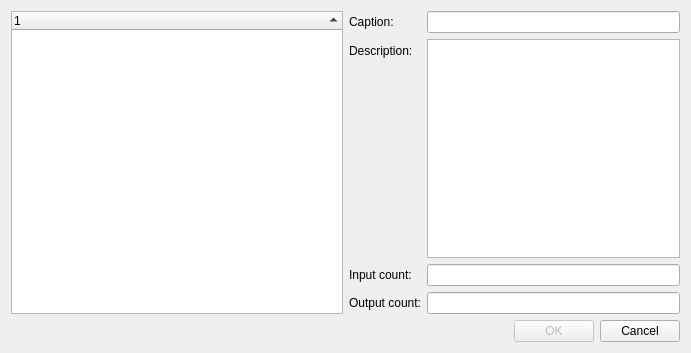
<?xml version="1.0" encoding="UTF-8"?>
<ui version="4.0">
 <class>ChooseAfbDialog</class>
 <widget class="QDialog" name="ChooseAfbDialog">
  <property name="geometry">
   <rect>
    <x>0</x>
    <y>0</y>
    <width>691</width>
    <height>353</height>
   </rect>
  </property>
  <property name="windowTitle">
   <string>Choose AFB element</string>
  </property>
  <layout class="QGridLayout" name="gridLayout">
   <item row="1" column="0">
    <layout class="QHBoxLayout" name="horizontalLayout_3">
     <item>
      <spacer name="horizontalSpacer">
       <property name="orientation">
        <enum>Qt::Horizontal</enum>
       </property>
       <property name="sizeHint" stdset="0">
        <size>
         <width>40</width>
         <height>20</height>
        </size>
       </property>
      </spacer>
     </item>
     <item>
      <widget class="QPushButton" name="btnOk">
       <property name="enabled">
        <bool>false</bool>
       </property>
       <property name="text">
        <string>OK</string>
       </property>
       <property name="default">
        <bool>true</bool>
       </property>
      </widget>
     </item>
     <item>
      <widget class="QPushButton" name="btnCancel">
       <property name="text">
        <string>Cancel</string>
       </property>
      </widget>
     </item>
    </layout>
   </item>
   <item row="0" column="0">
    <layout class="QVBoxLayout" name="verticalLayout">
     <item>
      <layout class="QHBoxLayout" name="horizontalLayout_2" stretch="5,5">
       <item>
        <widget class="QTreeWidget" name="m_afbTree">
         <property name="rootIsDecorated">
          <bool>false</bool>
         </property>
         <property name="sortingEnabled">
          <bool>false</bool>
         </property>
         <attribute name="headerVisible">
          <bool>true</bool>
         </attribute>
         <attribute name="headerShowSortIndicator" stdset="0">
          <bool>true</bool>
         </attribute>
         <column>
          <property name="text">
           <string notr="true">1</string>
          </property>
         </column>
        </widget>
       </item>
       <item>
        <layout class="QFormLayout" name="formLayout">
         <property name="fieldGrowthPolicy">
          <enum>QFormLayout::AllNonFixedFieldsGrow</enum>
         </property>
         <item row="0" column="0">
          <widget class="QLabel" name="label">
           <property name="text">
            <string>Caption:</string>
           </property>
          </widget>
         </item>
         <item row="0" column="1">
          <widget class="QLineEdit" name="labelCaption">
           <property name="enabled">
            <bool>true</bool>
           </property>
           <property name="autoFillBackground">
            <bool>false</bool>
           </property>
           <property name="frame">
            <bool>true</bool>
           </property>
           <property name="readOnly">
            <bool>true</bool>
           </property>
          </widget>
         </item>
         <item row="1" column="0">
          <widget class="QLabel" name="label_2">
           <property name="text">
            <string>Description:</string>
           </property>
          </widget>
         </item>
         <item row="1" column="1">
          <widget class="QPlainTextEdit" name="labelDescription">
           <property name="enabled">
            <bool>true</bool>
           </property>
           <property name="autoFillBackground">
            <bool>false</bool>
           </property>
           <property name="readOnly">
            <bool>true</bool>
           </property>
           <property name="backgroundVisible">
            <bool>false</bool>
           </property>
          </widget>
         </item>
         <item row="2" column="0">
          <widget class="QLabel" name="label_3">
           <property name="text">
            <string>Input count:</string>
           </property>
          </widget>
         </item>
         <item row="2" column="1">
          <widget class="QLineEdit" name="labelInputCount">
           <property name="enabled">
            <bool>true</bool>
           </property>
           <property name="readOnly">
            <bool>true</bool>
           </property>
          </widget>
         </item>
         <item row="3" column="0">
          <widget class="QLabel" name="label_4">
           <property name="text">
            <string>Output count:</string>
           </property>
          </widget>
         </item>
         <item row="3" column="1">
          <widget class="QLineEdit" name="labelOutputCount">
           <property name="enabled">
            <bool>true</bool>
           </property>
           <property name="alignment">
            <set>Qt::AlignLeading|Qt::AlignLeft|Qt::AlignVCenter</set>
           </property>
           <property name="readOnly">
            <bool>true</bool>
           </property>
          </widget>
         </item>
        </layout>
       </item>
      </layout>
     </item>
    </layout>
   </item>
  </layout>
 </widget>
 <resources/>
 <connections/>
</ui>
